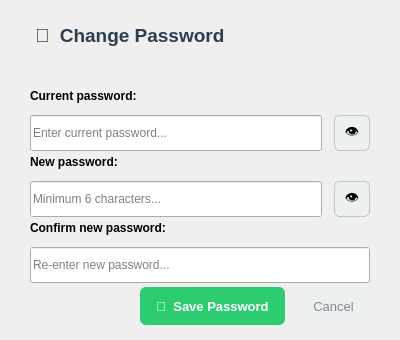
<?xml version="1.0" encoding="UTF-8"?>
<ui version="4.0">
 <class>ChangePasswordDialog</class>
 <widget class="QDialog" name="ChangePasswordDialog">
  <property name="geometry">
   <rect>
    <x>0</x>
    <y>0</y>
    <width>400</width>
    <height>340</height>
   </rect>
  </property>
  <property name="minimumSize">
   <size>
    <width>400</width>
    <height>340</height>
   </size>
  </property>
  <property name="maximumSize">
   <size>
    <width>400</width>
    <height>340</height>
   </size>
  </property>
  <property name="windowTitle">
   <string>Change Password</string>
  </property>
  <layout class="QVBoxLayout" name="verticalLayout">
   <property name="spacing">
    <number>12</number>
   </property>
   <property name="leftMargin">
    <number>30</number>
   </property>
   <property name="topMargin">
    <number>24</number>
   </property>
   <property name="rightMargin">
    <number>30</number>
   </property>
   <property name="bottomMargin">
    <number>24</number>
   </property>
   <item>
    <widget class="QLabel" name="lblTitle">
     <property name="font">
      <font>
       <family>Arial</family>
       <pointsize>14</pointsize>
       <weight>75</weight>
       <bold>true</bold>
      </font>
     </property>
     <property name="styleSheet">
      <string notr="true">color: #2c3e50; margin-bottom: 4px;</string>
     </property>
     <property name="text">
      <string>🔐  Change Password</string>
     </property>
    </widget>
   </item>
   <item>
    <widget class="QLabel" name="lblUser">
     <property name="styleSheet">
      <string notr="true">color: #7f8c8d; font-size: 12px;</string>
     </property>
     <property name="text">
      <string/>
     </property>
    </widget>
   </item>
   <item>
    <widget class="QLabel" name="lblOldPwd">
     <property name="styleSheet">
      <string notr="true">font-weight: bold; font-size: 12px;</string>
     </property>
     <property name="text">
      <string>Current password:</string>
     </property>
    </widget>
   </item>
   <item>
    <layout class="QHBoxLayout" name="horizontalLayout">
     <item>
      <widget class="QLineEdit" name="lineEditOldPwd">
       <property name="minimumSize">
        <size>
         <width>0</width>
         <height>36</height>
        </size>
       </property>
       <property name="echoMode">
        <enum>QLineEdit::Password</enum>
       </property>
       <property name="placeholderText">
        <string>Enter current password...</string>
       </property>
      </widget>
     </item>
     <item>
      <widget class="QPushButton" name="btnToggleOld">
       <property name="minimumSize">
        <size>
         <width>36</width>
         <height>36</height>
        </size>
       </property>
       <property name="maximumSize">
        <size>
         <width>36</width>
         <height>36</height>
        </size>
       </property>
       <property name="styleSheet">
        <string notr="true">QPushButton { 
    background:#ecf0f1; 
    border-radius:6px; 
    border:1px solid #bdc3c7; 
    font-size:14px; 
}
QPushButton:hover { 
    background:#d5dbdb; 
}</string>
       </property>
       <property name="text">
        <string>👁</string>
       </property>
      </widget>
     </item>
    </layout>
   </item>
   <item>
    <widget class="QLabel" name="lblNewPwd">
     <property name="styleSheet">
      <string notr="true">font-weight: bold; font-size: 12px;</string>
     </property>
     <property name="text">
      <string>New password:</string>
     </property>
    </widget>
   </item>
   <item>
    <layout class="QHBoxLayout" name="horizontalLayout_2">
     <item>
      <widget class="QLineEdit" name="lineEditNewPwd">
       <property name="minimumSize">
        <size>
         <width>0</width>
         <height>36</height>
        </size>
       </property>
       <property name="echoMode">
        <enum>QLineEdit::Password</enum>
       </property>
       <property name="placeholderText">
        <string>Minimum 6 characters...</string>
       </property>
      </widget>
     </item>
     <item>
      <widget class="QPushButton" name="btnToggleNew">
       <property name="minimumSize">
        <size>
         <width>36</width>
         <height>36</height>
        </size>
       </property>
       <property name="maximumSize">
        <size>
         <width>36</width>
         <height>36</height>
        </size>
       </property>
       <property name="styleSheet">
        <string notr="true">QPushButton { 
    background:#ecf0f1; 
    border-radius:6px; 
    border:1px solid #bdc3c7; 
    font-size:14px; 
}
QPushButton:hover { 
    background:#d5dbdb; 
}</string>
       </property>
       <property name="text">
        <string>👁</string>
       </property>
      </widget>
     </item>
    </layout>
   </item>
   <item>
    <widget class="QLabel" name="lblConfirmPwd">
     <property name="styleSheet">
      <string notr="true">font-weight: bold; font-size: 12px;</string>
     </property>
     <property name="text">
      <string>Confirm new password:</string>
     </property>
    </widget>
   </item>
   <item>
    <widget class="QLineEdit" name="lineEditConfirmPwd">
     <property name="minimumSize">
      <size>
       <width>0</width>
       <height>36</height>
      </size>
     </property>
     <property name="echoMode">
      <enum>QLineEdit::Password</enum>
     </property>
     <property name="placeholderText">
      <string>Re-enter new password...</string>
     </property>
    </widget>
   </item>
   <item>
    <spacer name="verticalSpacer">
     <property name="orientation">
      <enum>Qt::Vertical</enum>
     </property>
     <property name="sizeHint" stdset="0">
      <size>
       <width>20</width>
       <height>40</height>
      </size>
     </property>
    </spacer>
   </item>
   <item>
    <layout class="QHBoxLayout" name="horizontalLayout_3">
     <item>
      <spacer name="horizontalSpacer">
       <property name="orientation">
        <enum>Qt::Horizontal</enum>
       </property>
       <property name="sizeHint" stdset="0">
        <size>
         <width>40</width>
         <height>20</height>
        </size>
       </property>
      </spacer>
     </item>
     <item>
      <widget class="QPushButton" name="btnSave">
       <property name="minimumSize">
        <size>
         <width>0</width>
         <height>38</height>
        </size>
       </property>
       <property name="styleSheet">
        <string notr="true">QPushButton { 
    background:#2ecc71; 
    color:white; 
    border-radius:6px;
    font-size:13px; 
    font-weight:bold; 
    padding: 0 16px; 
}
QPushButton:hover { 
    background:#27ae60; 
}</string>
       </property>
       <property name="text">
        <string>💾  Save Password</string>
       </property>
      </widget>
     </item>
     <item>
      <widget class="QPushButton" name="btnCancel">
       <property name="minimumSize">
        <size>
         <width>0</width>
         <height>38</height>
        </size>
       </property>
       <property name="styleSheet">
        <string notr="true">QPushButton { 
    background:#ecf0f1; 
    color:#7f8c8d; 
    border-radius:6px;
    font-size:13px; 
    padding: 0 16px; 
}
QPushButton:hover { 
    background:#d5dbdb; 
}</string>
       </property>
       <property name="text">
        <string>Cancel</string>
       </property>
      </widget>
     </item>
    </layout>
   </item>
  </layout>
 </widget>
 <resources/>
 <connections>
  <connection>
   <sender>btnCancel</sender>
   <signal>clicked()</signal>
   <receiver>ChangePasswordDialog</receiver>
   <slot>reject()</slot>
   <hints>
    <hint type="sourcelabel">
     <x>330</x>
     <y>300</y>
    </hint>
    <hint type="destinationlabel">
     <x>200</x>
     <y>170</y>
    </hint>
   </hints>
  </connection>
 </connections>
</ui>
